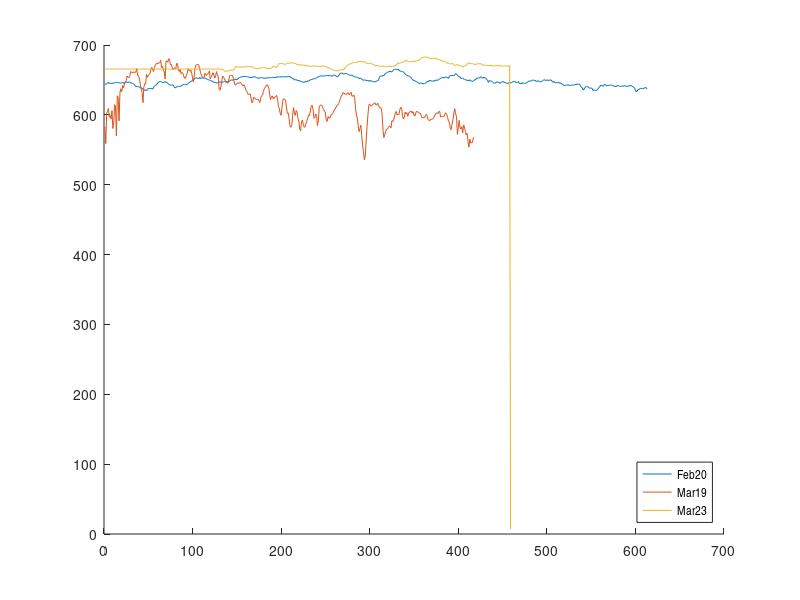

The MATLAB script that drew this image:
clc;

clear all;
load('ICSolar.ICS_Skeleton_20_Feb_2015.mat','measured_DNI');
Feb20 = measured_DNI;

load('ICSolar.ICS_Skeleton_19_Mar_2015.mat','measured_DNI');
Mar19 = measured_DNI;

load('ICSolar.ICS_Skeleton_23_Mar_2015.mat','measured_DNI');
Mar23 = measured_DNI;


 hold on;
 plot(Feb20);
 plot(Mar19);
 plot(Mar23);
 
 
 legend('Feb20','Mar19','Mar23',...
    'Location','southeast');    %'southeast'
set(legend,'FontName','Arial Narrow');